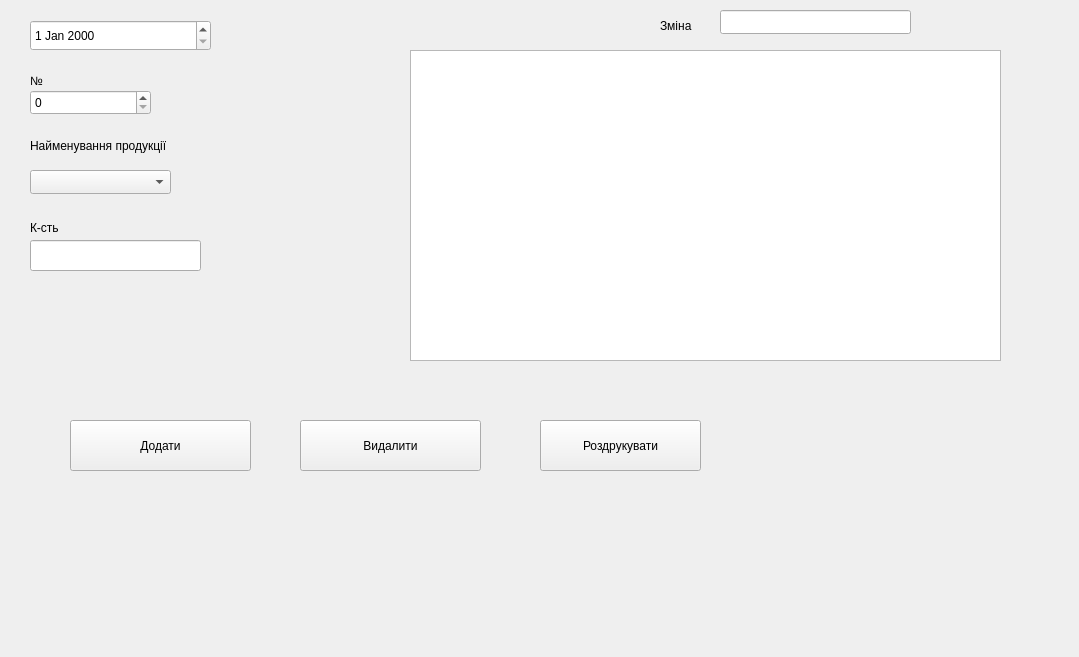
<?xml version="1.0" encoding="UTF-8"?>
<ui version="4.0">
 <class>Production</class>
 <widget class="QWidget" name="Production">
  <property name="geometry">
   <rect>
    <x>0</x>
    <y>0</y>
    <width>1079</width>
    <height>657</height>
   </rect>
  </property>
  <property name="windowTitle">
   <string>Form</string>
  </property>
  <widget class="QTableWidget" name="tableWidget">
   <property name="geometry">
    <rect>
     <x>410</x>
     <y>50</y>
     <width>591</width>
     <height>311</height>
    </rect>
   </property>
  </widget>
  <widget class="QLabel" name="label">
   <property name="geometry">
    <rect>
     <x>30</x>
     <y>70</y>
     <width>81</width>
     <height>21</height>
    </rect>
   </property>
   <property name="text">
    <string>№</string>
   </property>
  </widget>
  <widget class="QLabel" name="label_2">
   <property name="geometry">
    <rect>
     <x>30</x>
     <y>120</y>
     <width>191</width>
     <height>51</height>
    </rect>
   </property>
   <property name="text">
    <string>Найменування продукції</string>
   </property>
  </widget>
  <widget class="QLabel" name="label_3">
   <property name="geometry">
    <rect>
     <x>30</x>
     <y>220</y>
     <width>55</width>
     <height>16</height>
    </rect>
   </property>
   <property name="text">
    <string>К-сть</string>
   </property>
  </widget>
  <widget class="QSpinBox" name="IdSpinBox">
   <property name="geometry">
    <rect>
     <x>30</x>
     <y>90</y>
     <width>121</width>
     <height>25</height>
    </rect>
   </property>
  </widget>
  <widget class="QComboBox" name="ProductComboBox">
   <property name="geometry">
    <rect>
     <x>30</x>
     <y>170</y>
     <width>141</width>
     <height>24</height>
    </rect>
   </property>
  </widget>
  <widget class="QLineEdit" name="QuantityLineEdit">
   <property name="geometry">
    <rect>
     <x>30</x>
     <y>240</y>
     <width>171</width>
     <height>31</height>
    </rect>
   </property>
  </widget>
  <widget class="QDateEdit" name="dateEdit">
   <property name="geometry">
    <rect>
     <x>30</x>
     <y>20</y>
     <width>181</width>
     <height>31</height>
    </rect>
   </property>
  </widget>
  <widget class="QLabel" name="label_4">
   <property name="geometry">
    <rect>
     <x>660</x>
     <y>15</y>
     <width>121</width>
     <height>21</height>
    </rect>
   </property>
   <property name="text">
    <string>Зміна</string>
   </property>
  </widget>
  <widget class="QLineEdit" name="lineEdit_2">
   <property name="geometry">
    <rect>
     <x>720</x>
     <y>10</y>
     <width>191</width>
     <height>24</height>
    </rect>
   </property>
  </widget>
  <widget class="QPushButton" name="pushButton_Add">
   <property name="geometry">
    <rect>
     <x>70</x>
     <y>420</y>
     <width>181</width>
     <height>51</height>
    </rect>
   </property>
   <property name="text">
    <string>Додати</string>
   </property>
  </widget>
  <widget class="QPushButton" name="pushButton_Del">
   <property name="geometry">
    <rect>
     <x>300</x>
     <y>420</y>
     <width>181</width>
     <height>51</height>
    </rect>
   </property>
   <property name="text">
    <string>Видалити</string>
   </property>
  </widget>
  <widget class="QPushButton" name="pushButton_Print">
   <property name="geometry">
    <rect>
     <x>540</x>
     <y>420</y>
     <width>161</width>
     <height>51</height>
    </rect>
   </property>
   <property name="text">
    <string>Роздрукувати</string>
   </property>
  </widget>
 </widget>
 <resources/>
 <connections/>
</ui>
